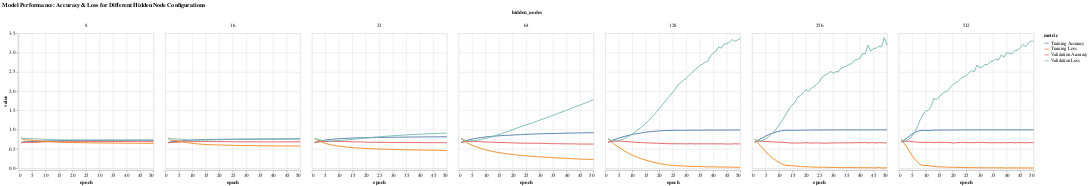

Source (notebook cell):
### Markdown cell above
From the graphs we can clearly notice that increasing the number of hidden nodes to 2 and 4 improves the model's ability to learn the relationships in the data, leading to better accuracy on both the training and validation sets.

### Code cell
# Set random seed for reproducibility
tf.random.set_seed(42)

# List of node counts to test
nodes_list = [8, 16, 32, 64, 128, 256, 512]

# Prepare a DataFrame to collect all metrics for plotting
df_all_models = pd.DataFrame()

for nodes in nodes_list:
    print(f"\nTraining model with {nodes} hidden nodes:")
    
    # Define the model architecture
    model = Sequential([
        InputLayer(input_shape=(462,)),
        Dense(nodes, activation='relu'),
        Dense(3, activation='softmax')
    ])
    
    # Compile the model
    model.compile(optimizer='adam',
                  loss='sparse_categorical_crossentropy',
                  metrics=['accuracy'])
    
    # Train the model
    history = model.fit(
        X_train, y_train,
        epochs=50,
        batch_size=32,
        validation_data=(X_valid, y_valid),
        verbose=0
    )
    
    # Prepare data for plotting
    df = pd.DataFrame({
        'epoch': range(1, 51),
        'training_accuracy': history.history['accuracy'],
        'validation_accuracy': history.history['val_accuracy'],
        'training_loss': history.history['loss'],
        'validation_loss': history.history['val_loss'],
        'hidden_nodes': [nodes] * 50
    })
    
    # Melt the dataframe for long format
    df_long = df.melt(id_vars=['epoch', 'hidden_nodes'], 
                      value_vars=['training_accuracy', 'validation_accuracy', 'training_loss', 'validation_loss'],
                      var_name='metric', value_name='value')
    
    # Concatenate all data
    df_all_models = pd.concat([df_all_models, df_long], ignore_index=True)

# Plotting with Altair

# Define the color mapping for metrics
color_mapping = {
    'training_accuracy': 'Training Accuracy',
    'validation_accuracy': 'Validation Accuracy',
    'training_loss': 'Training Loss',
    'validation_loss': 'Validation Loss'
}

df_all_models['metric'] = df_all_models['metric'].map(color_mapping)

# Altair plot: Interactive plot for all models
chart = alt.Chart(df_all_models).mark_line().encode(
    x='epoch',
    y='value',
    color='metric',
    column='hidden_nodes:O',  # Separate charts for each node configuration
    tooltip=['epoch', 'value', 'metric', 'hidden_nodes']
).properties(
    title="Model Performance: Accuracy & Loss for Different Hidden Node Configurations",
    width=300,
    height=300
)

# Display the chart
chart.display()

### Figure 1 — Vega-Lite specification as saved in the notebook (floating-point values rounded to 4 significant figures; data arrays with more than 128 entries replaced by an {"elided": "..."} marker saying what was removed)
{"config": {"view": {"continuousWidth": 300, "continuousHeight": 300}}, "data": {"name": "data-bac143d18396440bb48016cbe45b651a"}, "mark": {"type": "line"}, "encoding": {"color": {"field": "metric", "type": "nominal"}, "column": {"field": "hidden_nodes", "type": "ordinal"}, "tooltip": [{"field": "epoch", "type": "quantitative"}, {"field": "value", "type": "quantitative"}, {"field": "metric", "type": "nominal"}, {"field": "hidden_nodes", "type": "quantitative"}], "x": {"field": "epoch", "type": "quantitative"}, "y": {"field": "value", "type": "quantitative"}}, "height": 300, "title": "Model Performance: Accuracy & Loss for Different Hidden Node Configurations", "width": 300, "$schema": "https://vega.github.io/schema/vega-lite/v5.20.1.json", "datasets": {"data-bac143d18396440bb48016cbe45b651a": {"elided": "1400 records"}}}
